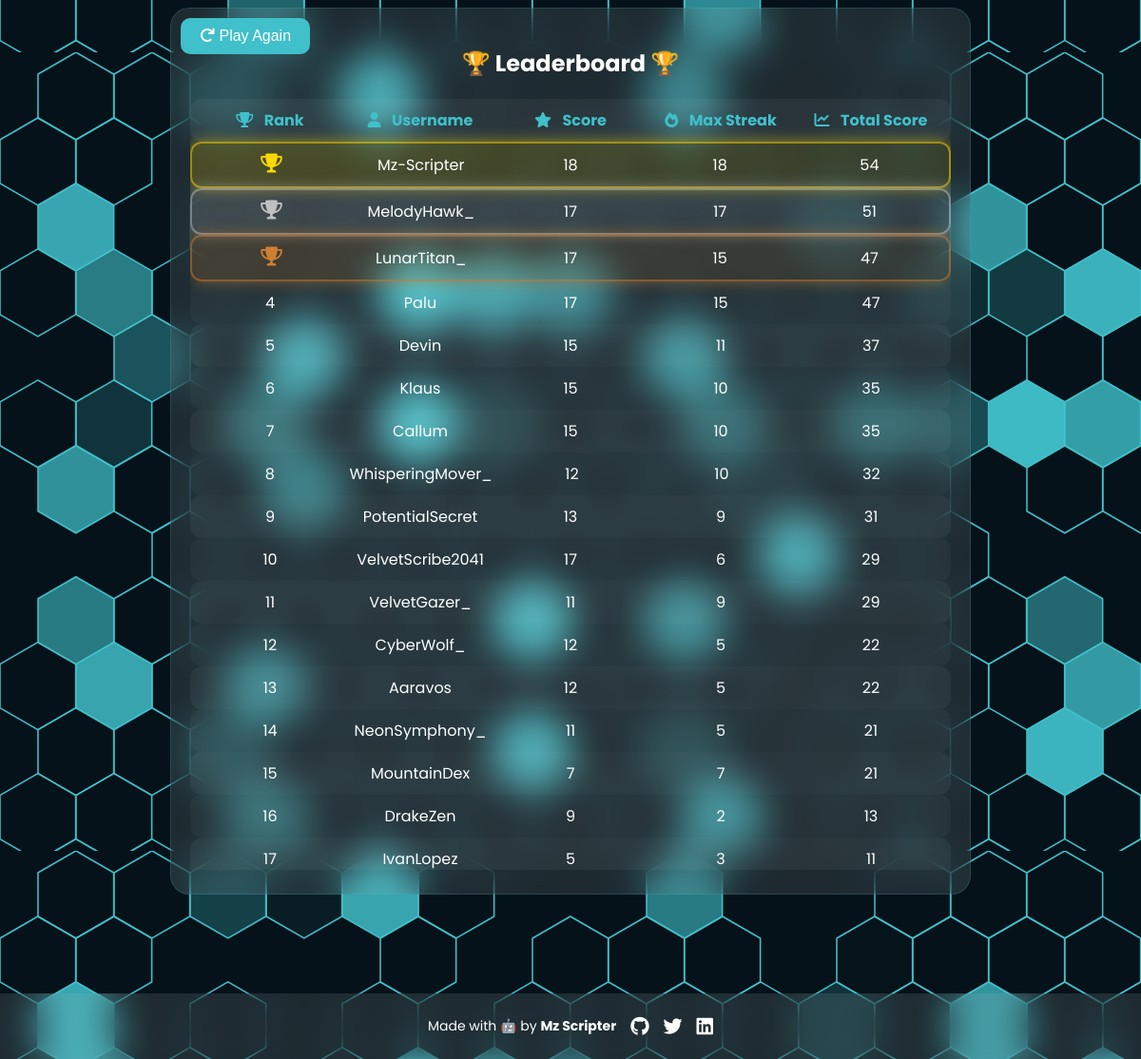
Page /leaderboard/ on the committed database.
### game/models.py (models this page shows, shortened)
class Leaderboard(models.Model):
    username = models.CharField(max_length=50)
    score = models.IntegerField(default=0)
    max_streak = models.IntegerField(default=0)
    total_score = models.IntegerField(default=0)

### game/views.py (the view)
# urls.py: path('leaderboard/', views.leaderboard_view, name='leaderboard'),
def leaderboard_view(request):
    top_players = Leaderboard.objects.order_by('-total_score', '-score', '-max_streak')
    return render(request, 'game/leaderboard.html', {"players": top_players})

### game/templates/game/leaderboard.html (shortened to what this page needs)
{% load static %}
<!DOCTYPE html>
<html lang="en">
<head>
    <link rel="stylesheet" href="https://cdnjs.cloudflare.com/ajax/libs/font-awesome/6.0.0-beta3/css/all.min.css">
    <link rel="stylesheet" href="{% static 'css/leaderboard.css' %}">
    <div class="leaderboard">
        <h2>🏆 Leaderboard 🏆</h2>
        <div class="leaderboard-grid">
            <div class="leaderboard-header">
                <span><i class="fas fa-trophy"></i> Rank</span>
                <span><i class="fas fa-user"></i> Username</span>
                <span><i class="fas fa-star"></i> Score</span>
                <span><i class="fas fa-fire"></i> Max Streak</span>
                <span><i class="fas fa-chart-line"></i> Total Score</span>
            </div>
            {% for player in players %}
            <div class="leaderboard-row {% if forloop.counter == 1 %}gold{% elif forloop.counter == 2 %}silver{% elif forloop.counter == 3 %}bronze{% endif %}">
                <span>
                    {% if forloop.counter == 1 %}
                        <i class="fas fa-trophy gold-icon"></i>
                    {% elif forloop.counter == 2 %}
                        <i class="fas fa-trophy silver-icon"></i>
                    {% elif forloop.counter == 3 %}
                        <i class="fas fa-trophy bronze-icon"></i>
                    {% else %}
                        {{ forloop.counter }}
                    {% endif %}
                </span>
                <span>{{ player.username }}</span>
                <span>{{ player.score }}</span>
                <span>{{ player.max_streak }}</span>
                <span>{{ player.total_score }}</span>
            </div>
            {% endfor %}
        </div>
        <button class="play-again-btn" onclick="window.location.href='/'">
            <i class="fas fa-redo"></i> Play Again
        </button>
    </div>
    <footer class="footer">
        <p>Made with 🤖 by <strong>Mz Scripter</strong></p>
        <div class="footer-icons">
            <a href="https://github.com/Mz-scripter" target="_blank">
                <i class="fab fa-github"></i>
            </a>
            <a href="https://x.com/Mz_Scripter" target="_blank">
                <i class="fab fa-twitter"></i>
            </a>
            <a href="https://www.linkedin.com/in/muheez-adeko-1818852b6/" target="_blank">
                <i class="fab fa-linkedin"></i>
            </a>
        </div>
    </footer>
</body>
</html>

### static/css/leaderboard.css (style rules this page uses)
.leaderboard { position: relative; background-color: rgba(255, 255, 255, 0.1); backdrop-filter: blur(20px); border-radius: 20px; border: 1px solid rgba(64, 192, 202, 0.2); padding: 20px; max-width: 800px; margin: 0 auto; text-align: center; height: 80vh; display: flex; flex-direction: column; }
.leaderboard h2 { font-size: 24px; font-weight: bold; color: white; margin-bottom: 20px; }
.leaderboard-grid { flex-grow: 1; overflow-y: auto; overflow-x: hidden; max-height: calc(100% - 80px); }
.leaderboard-header { display: grid; grid-template-columns: repeat(5, 1fr); backdrop-filter: blur(500px); gap: 10px; padding: 10px; background-color: rgba(255, 255, 255, 0.05); border-radius: 12px; font-weight: bold; color: #40C0CA; position: sticky; top: 0; z-index: 10; }
.leaderboard-header i { margin-right: 8px; color: #40C0CA; }
.leaderboard-row { display: grid; grid-template-columns: repeat(5, 1fr); gap: 10px; padding: 10px; background-color: rgba(255, 255, 255, 0.05); border-radius: 12px; color: white; transition: background-color 0.2s ease, transform 0.2s ease; }
.leaderboard-row:nth-child(odd) { background-color: rgba(255, 255, 255, 0.03); }
.leaderboard-row:nth-child(even) { background-color: rgba(255, 255, 255, 0.05); }
.leaderboard-row.gold { background: linear-gradient(135deg, rgba(255, 215, 0, 0.2), rgba(255, 215, 0, 0.1)); border: 2px solid rgba(255, 215, 0, 0.5); box-shadow: 0 0 15px rgba(255, 215, 0, 0.5); }
.leaderboard-row.gold span:first-child { color: #FFD700; font-weight: bold; }
.leaderboard-row.silver { background: linear-gradient(135deg, rgba(192, 192, 192, 0.2), rgba(192, 192, 192, 0.1)); border: 2px solid rgba(192, 192, 192, 0.5); box-shadow: 0 0 15px rgba(192, 192, 192, 0.5); }
.leaderboard-row.silver span:first-child { color: #C0C0C0; font-weight: bold; }
.leaderboard-row.bronze { background: linear-gradient(135deg, rgba(205, 127, 50, 0.2), rgba(205, 127, 50, 0.1)); border: 2px solid rgba(205, 127, 50, 0.5); box-shadow: 0 0 15px rgba(205, 127, 50, 0.5); }
.leaderboard-row.bronze span:first-child { color: #CD7F32; font-weight: bold; }
.gold-icon { color: #FFD700; font-size: 20px; }
.silver-icon { color: #C0C0C0; font-size: 20px; }
.bronze-icon { color: #CD7F32; font-size: 20px; }
.play-again-btn { position: absolute; top: 10px; left: 10px; background-color: #40C0CA; color: white; border: none; padding: 10px 20px; font-size: 16px; border-radius: 10px; cursor: pointer; transition: 0.3s; }
.footer { position: fixed; bottom: 0; left: 0; width: 100%; background: rgba(255, 255, 255, 0.1); backdrop-filter: blur(20px); text-align: center; padding: 10px 0; color: white; font-size: 14px; display: flex; justify-content: center; align-items: center; gap: 15px; }
.footer-icons { display: flex; gap: 15px; }
.footer-icons a { color: white; font-size: 20px; transition: 0.3s; }

### rows in the picture
Leaderboard: username "Mz-Scripter", score "18", max_streak "18", total_score "54"
Leaderboard: username "MelodyHawk_", score "17", max_streak "17", total_score "51"
Leaderboard: username "LunarTitan_", score "17", max_streak "15", total_score "47"
Leaderboard: username "Palu", score "17", max_streak "15", total_score "47"
Leaderboard: username "Devin", score "15", max_streak "11", total_score "37"
Leaderboard: username "Klaus", score "15", max_streak "10", total_score "35"
Leaderboard: username "Callum", score "15", max_streak "10", total_score "35"
Leaderboard: username "WhisperingMover_", score "12", max_streak "10", total_score "32"
Leaderboard: username "PotentialSecret", score "13", max_streak "9", total_score "31"
Leaderboard: username "VelvetScribe2041", score "17", max_streak "6", total_score "29"
Leaderboard: username "VelvetGazer_", score "11", max_streak "9", total_score "29"
Leaderboard: username "CyberWolf_", score "12", max_streak "5", total_score "22"
Leaderboard: username "Aaravos", score "12", max_streak "5", total_score "22"
Leaderboard: username "NeonSymphony_", score "11", max_streak "5", total_score "21"
Leaderboard: username "MountainDex", score "7", max_streak "7", total_score "21"
Leaderboard: username "DrakeZen", score "9", max_streak "2", total_score "13"
Leaderboard: username "IvanLopez", score "5", max_streak "3", total_score "11"
